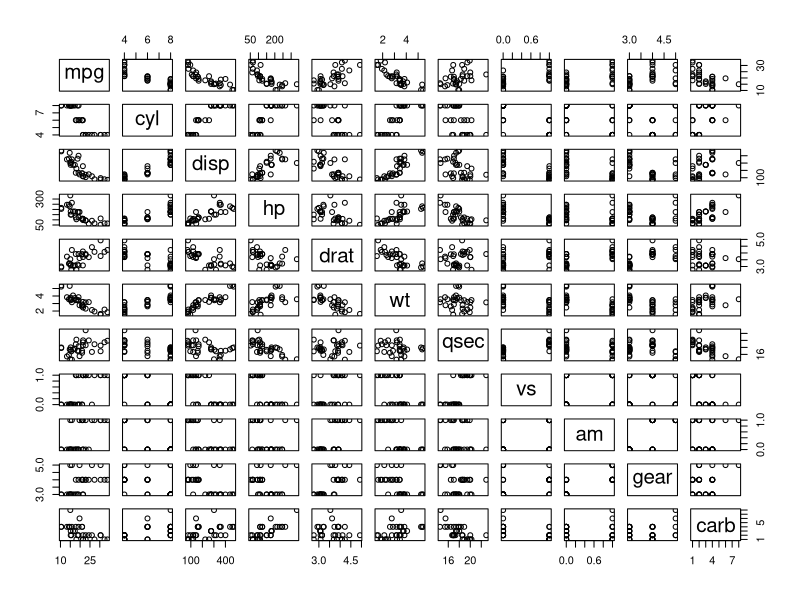
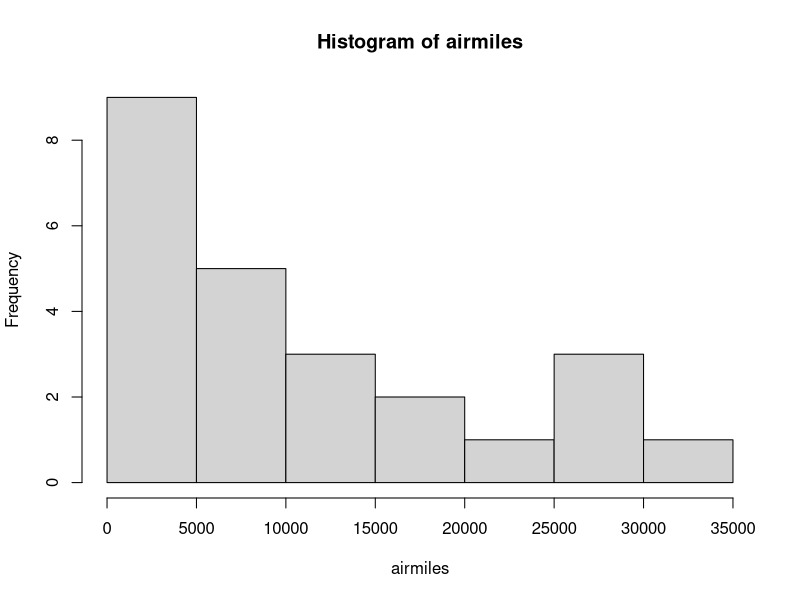

Source code (R) for these figures, in order: (Note: this script raises an error after producing the figures.)
?airmiles
head(airmiles)
str(airmiles)
length(airmiles)
tail(airmiles)
summary(airmiles)
summary(mtcars)
plot(mtcars)
hist(airmiles)
head(mtcars)
sum(mtcars$mpg) ## to extract or reference a column of a dataset
sum(mtcars$wt)
str(mtcars)
str(airmiles)
## to access math/stat function on a dataframe freq.. used 
attach(mtcars) ## attach to R session environment
sum(wt)
detach(mtcars)
sum(wt) # error as dataframe detached
mtcars[2,6] # gives the 6 column value of the second row 
head(mtcars)
mtcars[c(2,5,8),6]
